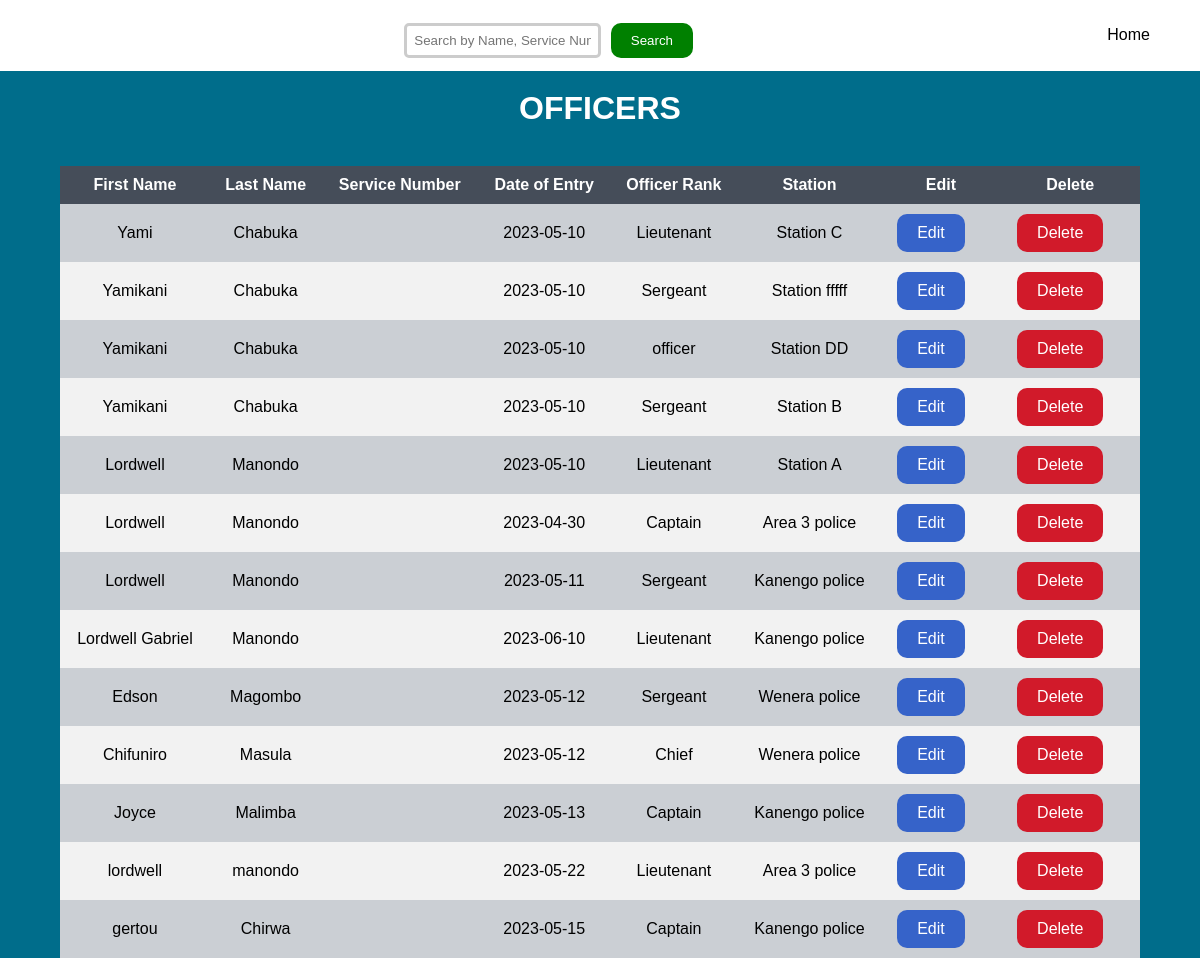
Page /officers/view_officers.php on the committed database.
### tables this page shows
CREATE TABLE `officers` (
  `id` int(5) NOT NULL,
  `first_name` varchar(30) NOT NULL,
  `last_name` varchar(30) NOT NULL,
  `emp_number` int(10) NOT NULL,
  `date_of_entry` date NOT NULL,
  `officer_rank` varchar(20) NOT NULL,
  `station` varchar(50) NOT NULL,
  `password` varchar(255) NOT NULL
);

### officers/view_officers.php (the view, shortened to what this page needs)
<!DOCTYPE html>
<html>
<head>
</head>
<body>
<header>
    <form method="post" action="">
        <input type="text" name="search_query" id="search_query" placeholder="Search by Name, Service Number, Rank, or Station">
        <input type="submit" name="search" value="Search">
    </form>
    <a class="logout-link" href="../home/Officer-incharge_landing_page.php" class="logout-link">Home</a>
</header>
<h1>OFFICERS</h1>
<br>
<table>
    <tr>
        <th>First Name</th>
        <th>Last Name</th>
        <th>Service Number</th>
        <th>Date of Entry</th>
        <th>Officer Rank</th>
        <th>Station</th>
        <th>Edit</th>
        <th>Delete</th>
    </tr>
    <?php
    include('../db/Connections.php');
    $searchQuery = isset($_POST['search_query']) ? $_POST['search_query'] : '';
    if (isset($_POST['search'])) {
        $escapedSearchQuery = mysqli_real_escape_string($conn, $searchQuery);
        $sql = "SELECT * FROM officers WHERE
                first_name LIKE '%$escapedSearchQuery%' OR
                last_name LIKE '%$escapedSearchQuery%' OR
                service_no LIKE '%$escapedSearchQuery%' OR
                officer_rank LIKE '%$escapedSearchQuery%' OR
                station LIKE '%$escapedSearchQuery%'";
        $result = mysqli_query($conn, $sql);
        if (mysqli_num_rows($result) > 0) {
            while ($row = mysqli_fetch_assoc($result)) {
                echo "<tr>";
                echo "<td>" . $row["first_name"] . "</td>";
                echo "<td>" . $row["last_name"] . "</td>";
                echo "<td>" . $row["service_no"] . "</td>";
                echo "<td>" . $row["date_of_entry"] . "</td>";
                echo "<td>" . $row["officer_rank"] . "</td>";
                echo "<td>" . $row["station"] . "</td>";
                echo "<td><a href='edit_officer.php?id=" . $row["id"] . "' style='background-color: #3663c9; text-decoration: none; border-radius: 10px;'>Edit</a></td>";
                echo "<td><a href='delete_officer.php?id=" . $row["id"] . "' style='background-color: #d11a2a; text-decoration: none; border-radius: 10px;' onclick='return confirm(\"Are you sure you want to delete this officer?\")'>Delete</a></td>";
                echo "</tr>";
            }
        } else {
            echo "<tr><td colspan='8'><span style='color: red;'>No matching search: Search again after 10 seconds</span></td></tr>";
                $refreshTime = 10;
            $metaTag = "<meta http-equiv='refresh' content='$refreshTime'>";
            echo $metaTag;
        }
    } else {
        $sql = "SELECT * FROM officers";
        $result = mysqli_query($conn, $sql);
        while ($row = mysqli_fetch_assoc($result)) {
            echo "<tr>";
            echo "<td>" . $row["first_name"] . "</td>";
            echo "<td>" . $row["last_name"] . "</td>";
            echo "<td>" . $row["service_no"] . "</td>";
            echo "<td>" . $row["date_of_entry"] . "</td>";
            echo "<td>" . $row["officer_rank"] . "</td>";
            echo "<td>" . $row["station"] . "</td>";
            echo "<td><a href='edit_officer.php?id=" . $row["id"] . "' style='background-color: #3663c9; text-decoration: none; border-radius: 10px;'>Edit</a></td>";
            echo "<td><a href='delete_officer.php?id=" . $row["id"] . "' style='background-color: #d11a2a; text-decoration: none; border-radius: 10px;' onclick='return confirm(\"Are you sure you want to delete this officer?\")'>Delete</a></td>";
            echo "</tr>";
        }
    }
    ?>
</table>
</body>
</html>

### officers/view_officers.php (style rules this page uses)
body { margin: auto; padding: 0; background-color: rgb(0, 109, 139); font-family: Arial, sans-serif; }
header { display: flex; align-items: center; justify-content: space-between; padding: 10px; min-height: 50px; outline: 1px solid white; background-color: white; }
form { text-align: center; margin-top: 10px; flex-grow: 1; }
input[type="text"] { padding: 7px; margin-right: 5px; border-radius: 5px; border: 3px solid #ccc; }
input[type="submit"] { padding: 10px 20px; background-color: green; color: #fff; border: gray; border-radius: 10px; cursor: pointer; }
.logout-link { text-decoration: none; color: black; }
h1 { text-align: center; margin-top: 20px; color: white; }
table { border-collapse: collapse; width: 90%; margin: auto; margin-border: }
th, td { padding: 10px; text-align: center; }
th { background-color: #454d59; color: #fff; }
tr:nth-child(odd) { background-color: #f2f2f2; }
tr:nth-child(even) { background-color: #cbcfd4; }
a { display: inline-block; padding: 10px 20px; color: #fff; text-decoration: none; margin-right: 20px; }

### rows in the picture
officers: first_name "Yami", last_name "Chabuka", date_of_entry "2023-05-10", officer_rank "Lieutenant", station "Station C"
officers: first_name "Yamikani", last_name "Chabuka", date_of_entry "2023-05-10", officer_rank "Sergeant", station "Station fffff"
officers: first_name "Yamikani", last_name "Chabuka", date_of_entry "2023-05-10", officer_rank "officer", station "Station DD"
officers: first_name "Yamikani", last_name "Chabuka", date_of_entry "2023-05-10", officer_rank "Sergeant", station "Station B"
officers: first_name "Lordwell", last_name "Manondo", date_of_entry "2023-05-10", officer_rank "Lieutenant", station "Station A"
officers: first_name "Lordwell", last_name "Manondo", date_of_entry "2023-04-30", officer_rank "Captain", station "Area 3 police"
officers: first_name "Lordwell", last_name "Manondo", date_of_entry "2023-05-11", officer_rank "Sergeant", station "Kanengo police"
officers: first_name "Lordwell Gabriel", last_name "Manondo", date_of_entry "2023-06-10", officer_rank "Lieutenant", station "Kanengo police"
officers: first_name "Edson", last_name "Magombo", date_of_entry "2023-05-12", officer_rank "Sergeant", station "Wenera police"
officers: first_name "Chifuniro", last_name "Masula", date_of_entry "2023-05-12", officer_rank "Chief", station "Wenera police"
officers: first_name "Joyce", last_name "Malimba", date_of_entry "2023-05-13", officer_rank "Captain", station "Kanengo police"
officers: first_name "lordwell", last_name "manondo", date_of_entry "2023-05-22", officer_rank "Lieutenant", station "Area 3 police"
officers: first_name "gertou", last_name "Chirwa", date_of_entry "2023-05-15", officer_rank "Captain", station "Kanengo police"
